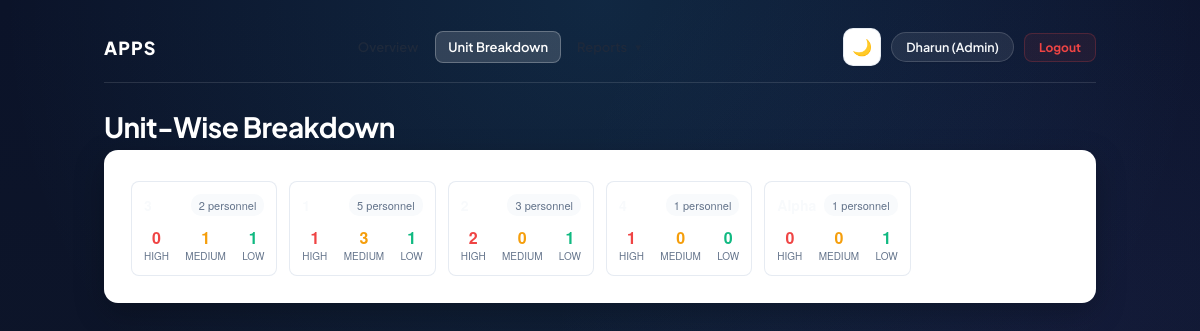
The page /admin/units (signed in) on the database its author committed.
### tables this page shows
CREATE TABLE DailyData (
            id INTEGER PRIMARY KEY AUTOINCREMENT,
            user_id INTEGER NOT NULL,
            date TEXT NOT NULL,
            sleep_hours REAL,
            duty_hours REAL,
            heart_rate INTEGER,
            mood_score INTEGER,
            stress_level TEXT,
            recommendation TEXT
        );

### app.py (the view)
@app.route("/admin/units")
@role_required("admin")
def admin_units():
    conn = get_db()
    unit_summary, _ = get_unit_summary(conn)
    conn.close()
    return render_template("admin_units.html", unit_summary=unit_summary)

### app.py (called while the page is built, shortened)
def get_db():
    conn = sqlite3.connect(DB_PATH, factory=SyncedConnection)
    conn.row_factory = sqlite3.Row
    return conn

def role_required(*roles):
    def decorator(view):
        @wraps(view)
        def wrapper(*args, **kwargs):
            if "user_id" not in session or session.get("role") not in roles:
                return redirect(url_for("login"))
            return view(*args, **kwargs)
        return wrapper
    return decorator

@app.before_request
def block_cross_site_posts():
    if request.method != "POST":
        return
    source = request.headers.get("Origin") or request.headers.get("Referer")
    if source:
        if urlparse(source).netloc != request.host:
            abort(403)

@app.after_request
def add_security_headers(resp):
    resp.headers.setdefault("X-Content-Type-Options", "nosniff")
    resp.headers.setdefault("X-Frame-Options", "SAMEORIGIN")
    resp.headers.setdefault("Referrer-Policy", "same-origin")
    if "user_id" in session:
        resp.headers["Cache-Control"] = "no-store"
    return resp

@app.context_processor
def inject_nav_counts():
    return {}

def get_unit_summary(conn):
    rows = conn.execute("""
        SELECT Users.unit, DailyData.stress_level
        FROM DailyData
        JOIN Users ON DailyData.user_id = Users.id
        WHERE DailyData.id IN (SELECT MAX(id) FROM DailyData GROUP BY user_id)
          AND Users.role = 'personnel'
    """).fetchall()
    unit_summary = {}
    levels = []
    for row in rows:
        unit = row["unit"] or "Unassigned"
        level = row["stress_level"]
        levels.append(level)
        bucket = unit_summary.setdefault(unit, {"total": 0, "High": 0, "Medium": 0, "Low": 0})
        bucket["total"] += 1
        if level in bucket:
            bucket[level] += 1
    return unit_summary, levels

### templates/admin_units.html (shortened to what this page needs)
<!DOCTYPE html>
<html lang="en">
<head>
<link rel="stylesheet" href="{{ url_for('static', filename='style.css') }}">
</head>
<body class="admin-page">
<div class="wrap">
  {% include "_header.html" %}
  <h2 class="page-title">Unit-Wise Breakdown</h2>
  <div class="card">
  {% if unit_summary %}
  <div style="display:grid; grid-template-columns: repeat(auto-fill, minmax(130px, 1fr)); gap:12px; margin-top:4px;">
    {% for unit, counts in unit_summary.items() %}
    <div class="unit-summary-tile" onclick="window.location='{{ url_for('admin_unit_detail', unit_name=unit) }}'">
      <div style="display:flex; justify-content:space-between; align-items:center; margin-bottom:10px;">
        <strong style="font-family:'Helvetica Neue', Arial, sans-serif; font-size:14px;">{{ unit }}</strong>
        <span style="font-family:'Helvetica Neue', Arial, sans-serif; font-size:11px; background:var(--paper); padding:3px 8px; border-radius:10px; color:var(--steel);">{{ counts.total }} personnel</span>
      </div>
      <div style="display:flex; justify-content:space-between; text-align:center; font-family:'Helvetica Neue', Arial, sans-serif;">
        <div>
          <div style="color:var(--signal-high); font-weight:700; font-size:16px;">{{ counts.High }}</div>
          <div style="font-size:10px; color:var(--steel);">HIGH</div>
        </div>
        <div>
          <div style="color:var(--signal-med); font-weight:700; font-size:16px;">{{ counts.Medium }}</div>
          <div style="font-size:10px; color:var(--steel);">MEDIUM</div>
        </div>
        <div>
          <div style="color:var(--signal-low); font-weight:700; font-size:16px;">{{ counts.Low }}</div>
          <div style="font-size:10px; color:var(--steel);">LOW</div>
        </div>
      </div>
    </div>
    {% endfor %}
  </div>
  {% else %}
    <p class="empty-note">No personnel data yet.</p>
  {% endif %}
  </div>
</div>
</body>
</html>

### static/style.css (style rules this page uses)
:root { --ink: #0f172a; --paper: #f8fafc; --steel: #64748b; --steel-deep: #1e293b; --primary: #2563eb; --primary-hover: #1d4ed8; --signal-low: #10b981; --signal-med: #f59e0b; --signal-high: #ef4444; --line: rgba(226, 232, 240, 0.85); --card: #ffffff; --radius: 14px; --radius-sm: 9px; --shadow-sm: 0 1px 2px 0 rgba(0, 0, 0, 0.05); --shadow-md: 0 4px 6px -1px rgba(15, 23, 42, 0.07), 0 2px 4px -2px rgba(15, 23, 42, 0.05); --shadow-lg: 0 10px 25px -3px rgba(15, 23, 42, 0.08), 0 4px 6px -4px rgba(15, 23, 42, 0.04); }
* { box-sizing: border-box; }
html, body { margin: 0; padding: 0; scroll-behavior: smooth; }
body { background: radial-gradient(at 0% 0%, rgba(99, 102, 241, 0.05) 0px, transparent 50%), radial-gradient(at 100% 0%, rgba(16, 185, 129, 0.05) 0px, transparent 50%), radial-gradient(at 50% 100%, rgba(59, 130, 246, 0.04) 0px, transparent 50%), #f8fafc; background-attachment: fixed; color: var(--ink); font-family: 'Plus Jakarta Sans', -apple-system, BlinkMacSystemFont, 'Segoe UI', Roboto, Helvetica, Arial, sans-serif; min-height: 100vh; -webkit-font-smoothing: antialiased; -moz-osx-font-smoothing: grayscale; }
.wrap { width: 100%; max-width: 1240px; margin: 0 auto; padding: 28px 24px 80px; box-sizing: border-box; }
h2.page-title { font-size: 28px; font-weight: 700; margin: 0 0 6px; letter-spacing: -0.02em; color: var(--ink); }
.card { background: #ffffff; border: 1px solid rgba(226, 232, 240, 0.9); border-radius: var(--radius); padding: 26px; box-shadow: var(--shadow-md); transition: box-shadow 0.2s ease; }
body.admin-page { background: radial-gradient(circle at 50% 0%, rgba(56, 189, 248, 0.12) 0, transparent 60%), radial-gradient(circle at 90% 40%, rgba(99, 102, 241, 0.08) 0, transparent 45%), linear-gradient(180deg, #0b1329 0%, #0f172a 100%); background-attachment: fixed; color: #f8fafc; min-height: 100vh; }
body.admin-page .wrap { max-width: 1040px; }
body.admin-page h2.page-title { color: #ffffff; }
body.admin-page .card { background: #ffffff; border: 1px solid rgba(255, 255, 255, 0.1); box-shadow: 0 10px 30px rgba(0, 0, 0, 0.25); }
.unit-summary-tile { cursor: pointer; background: #ffffff; border: 1px solid var(--line); border-radius: 8px; padding: 12px; transition: box-shadow 0.15s ease, transform 0.15s ease, background 0.15s ease; }
*, *::before, *::after { box-sizing: border-box; }
html, body { max-width: 100%; overflow-x: hidden; -webkit-text-size-adjust: 100%; }

### rows shown on the page
DailyData: total "1", High "0", Medium "0", Low "1"

### other values the page prints
{{ session.get('user_name') }} "Dharun"
{{ counts.total }} "2" "5" "3" "1"
{{ counts.High }} "0" "1" "2" "1"
{{ counts.Medium }} "1" "3" "0" "0"
{{ counts.Low }} "1" "1" "1" "0"
